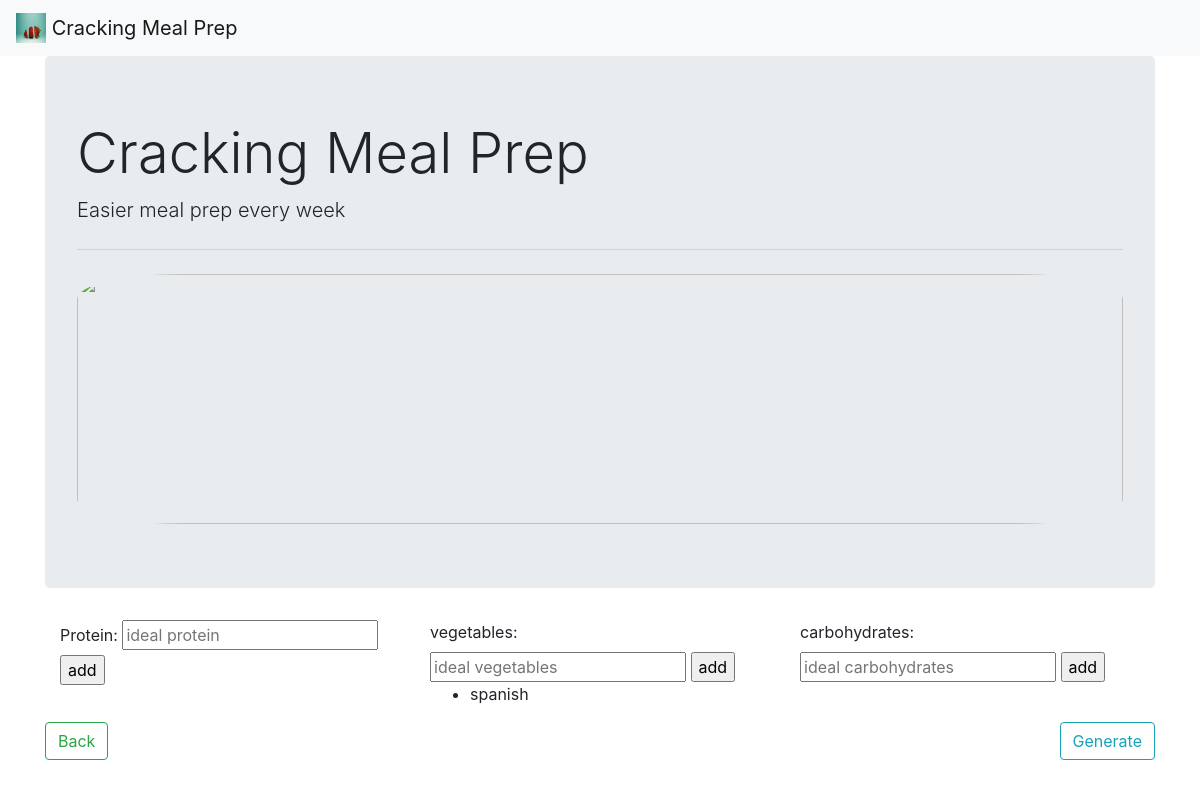
The page /ingredients on the database as committed earlier.
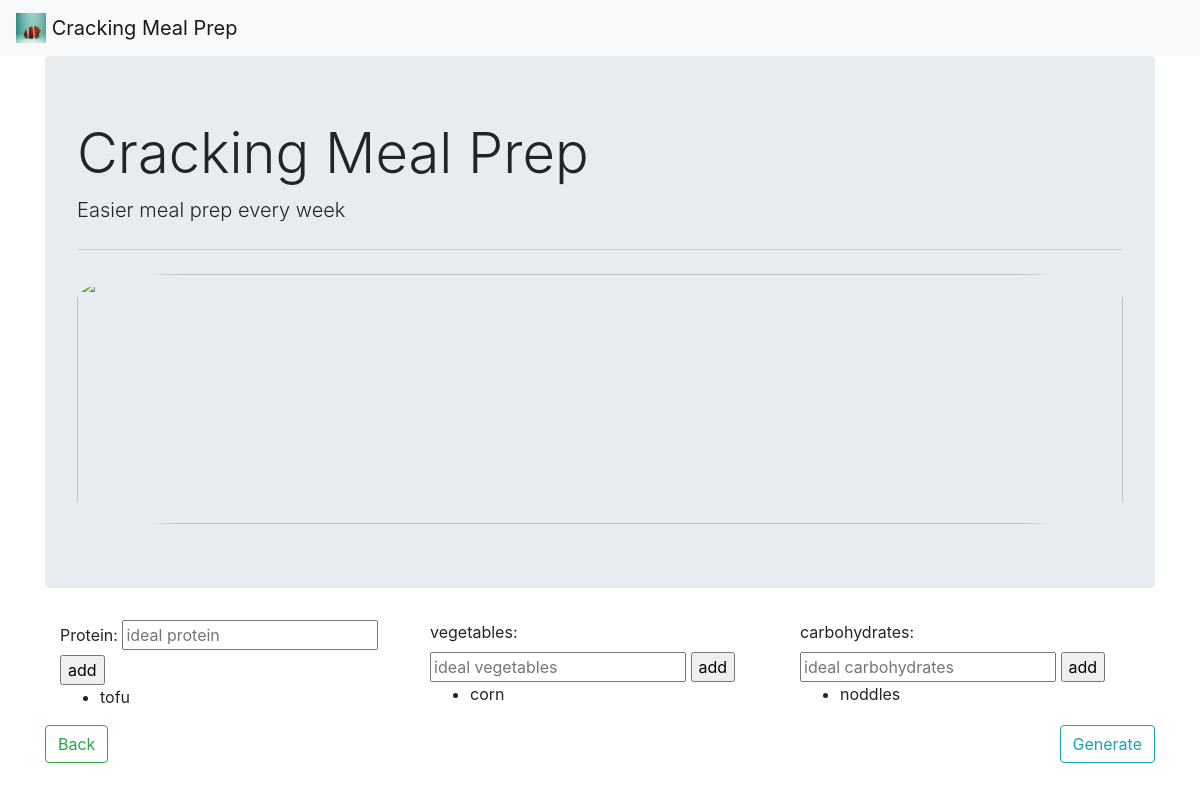
The same page on the database as committed later.
### testApi.py (models this page shows)
class Ingredient(db.Model):
    id = db.Column(db.Integer, primary_key=True)
    type = db.Column(db.String, unique=False, nullable=False)
    name = db.Column(db.String, unique=True, nullable=False)

### testApi.py (the view)
@app.route('/ingredients')
def ingredients():
        ingPro = Ingredient.query.filter_by(type="pro")
        ingVeg = Ingredient.query.filter_by(type="veg")
        ingCarb = Ingredient.query.filter_by(type="carb")
        return render_template('ingredients.html', ingPro=ingPro, ingVeg=ingVeg, ingCarb=ingCarb)

### templates/ingredients.html (shortened to what this page needs)
{% extends "base.html" %}
{% block content %}
<div class="container">
    <div class="row row-cols-3">
        <div class="col">
            <form action="{{url_for('addpro')}}" method="POST">
                <label for="protein">Protein: </label>
                <input type="text" name="protein" placeholder="ideal protein" required>
                <input type="submit" value="add">
            </form>
            <ul>
                {% for protein in ingPro %}
                <li>{{protein.name}}</li>
                {% endfor %}
            </ul>
        </div>
        <div class="col">
            <form action="{{url_for('addveg')}}" method="POST">
                <label for="vagetables">vegetables: </label>
                <input type="text" name="veg" placeholder="ideal vegetables">
                <input type="submit" value="add">
            </form>
            <ul>
                {% for vegetables in ingVeg %}
                <li>{{vegetables.name}}</li>
                {% endfor %}
            </ul>
        </div>
        <div class="col">
            <form action="{{url_for('addcarb')}}" method="POST">
                <label for="carbohydrates">carbohydrates: </label>
                <input type="text" name="carbohydrates" placeholder="ideal carbohydrates">
                <input type="submit" value="add">
            </form>
            <ul>
                {% for carbohydrates in ingCarb %}
                <li>{{carbohydrates.name}}</li>
                {% endfor %}
            </ul>
        </div>
    </div>
</div>
<a class="btn btn-outline-success float-left" href="/" role="button">Back</a>
<a class="btn btn-outline-info float-right" href="generate" role="button">Generate</a>
{% endblock %}

### templates/base.html (shortened to what this page needs)
<!doctype html>
<html lang="en">
  <head>
    <link rel="stylesheet" href="https://stackpath.bootstrapcdn.com/bootstrap/4.5.0/css/bootstrap.min.css">
  </head>
  <body>
    <nav class="navbar navbar-light bg-light">
      <a class="navbar-brand" href="/">
        <img src="{{url_for('static', filename='icon2.jpg')}}" width="30" height="30" class="d-inline-block align-top" alt="" loading="lazy">
        Cracking Meal Prep
      </a>
    </nav>
    <div class="container" id="container">
      <div class="jumbotron">
          <h1 class="display-4">Cracking Meal Prep</h1>
          <p class="lead">Easier meal prep every week</p>
          <hr class="my-4">
          <img src="{{url_for('static', filename='icon5.jpg')}}" width="100%" height="250px" style="object-fit: cover; border-radius: 10%" class="d-inline-block align-top" alt="" loading="lazy">
      </div>
        {% block content %}
        {% endblock %}
    </div>
  </body>
</html>

Rows that differ between the two databases and show on the page:
removed Ingredient: name "spanish", shown under "Cracking Meal Prep"
added Ingredient: name "tofu", shown under "Cracking Meal Prep"
added Ingredient: name "corn"
added Ingredient: name "noddles"
